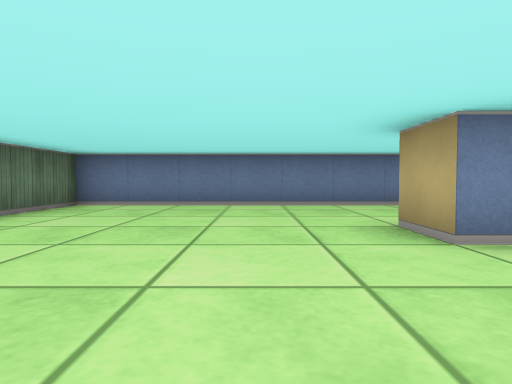
view 1 (above)

13 first-person views from a walk through a cub3D level. The camera is about half as high as the walls, tilts 2° down and sees 75° across. The floor is counted in squares. Each view is taken from the middle of a square. On the plan, view 1 faces up. The plan holds only what a view shows up to about 9 squares ahead; the rest is blank.

view 2
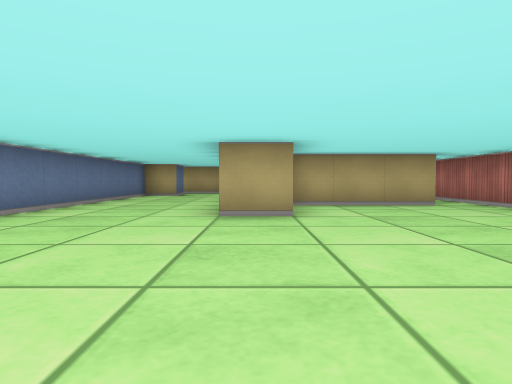

view 3
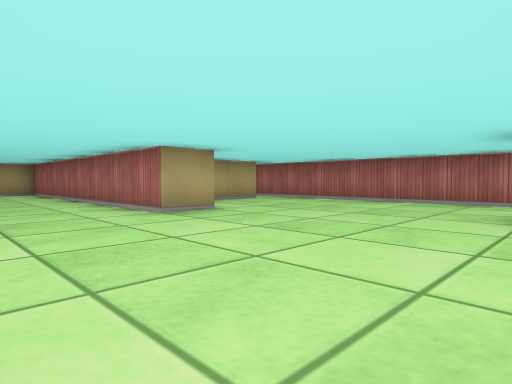

view 4
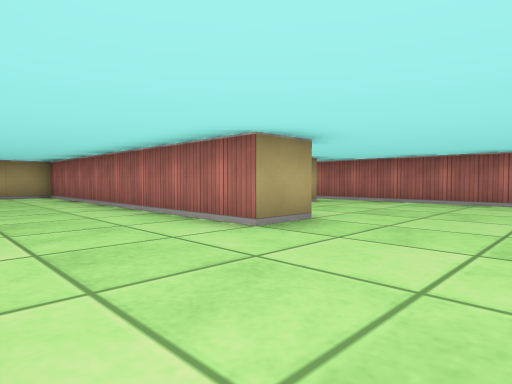

view 5
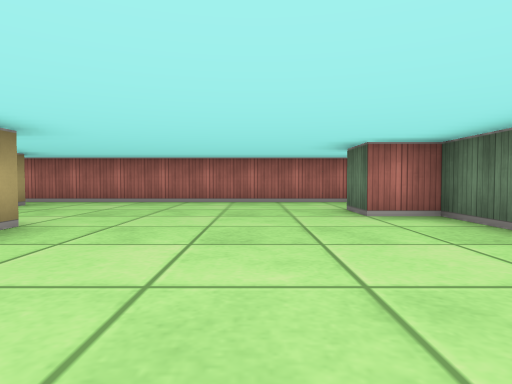

view 6
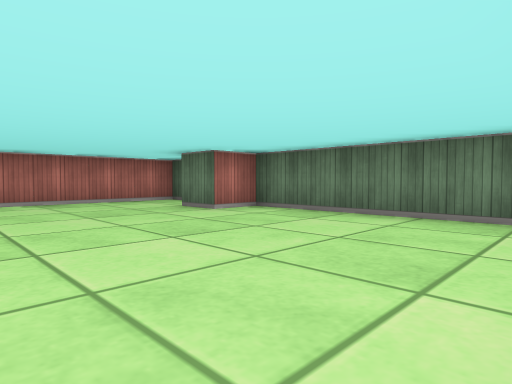

view 7
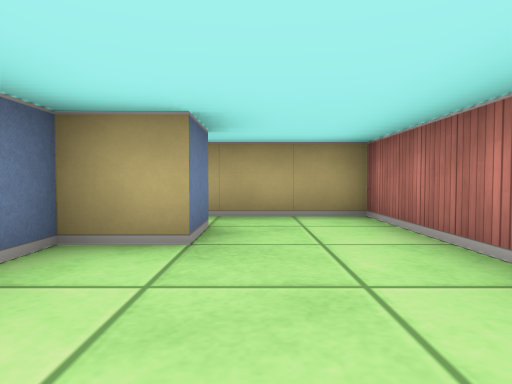

view 8
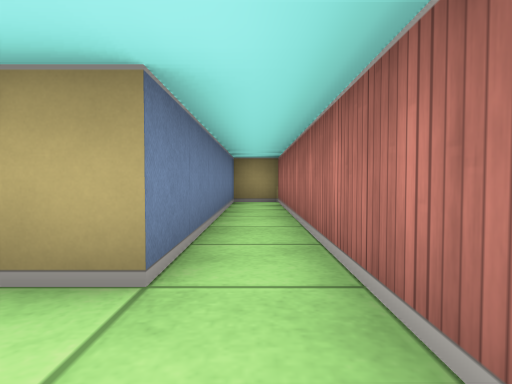

view 9
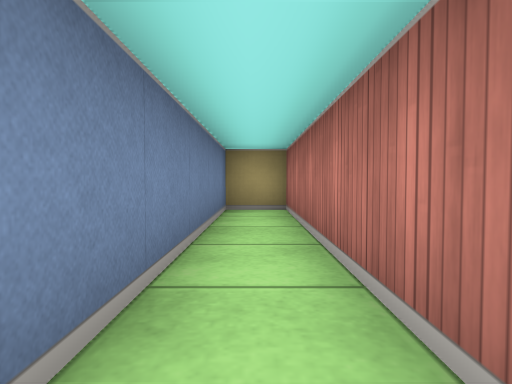

view 10
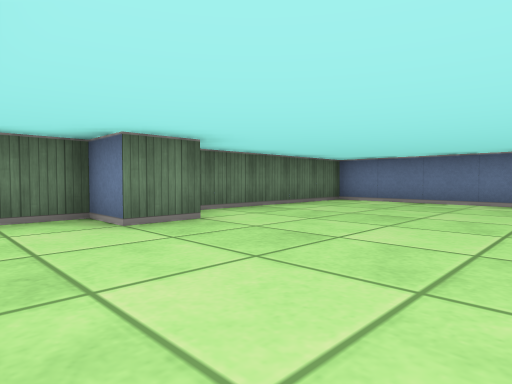

view 11
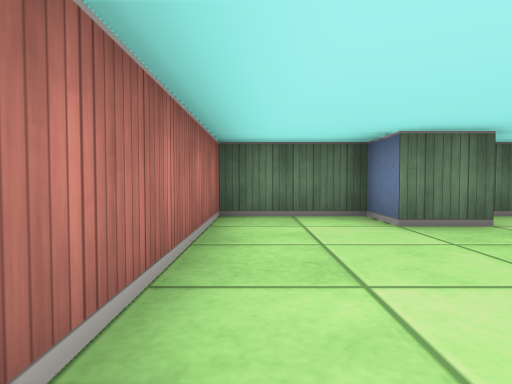

view 12
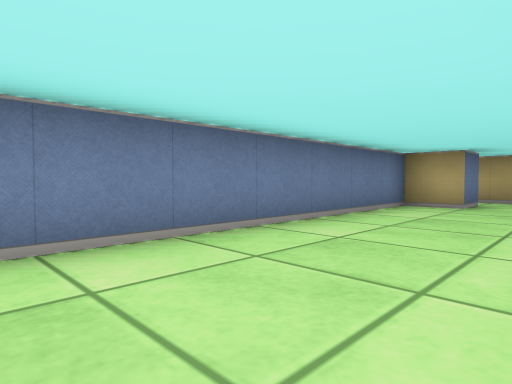

view 13
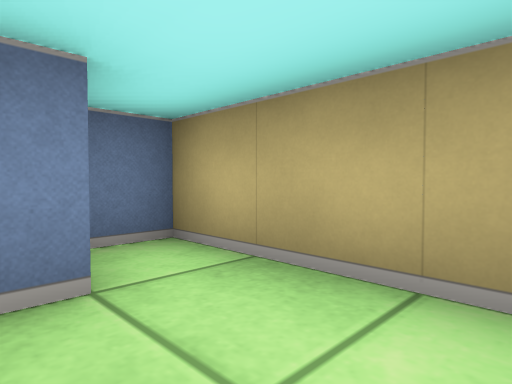

### Floor plan
Points are (right, up) in squares from view 1. A wall is a line through its corners. A room is listed if a view was taken in it or the views show most of it. See-through windows are left out.
Room 1 (views 1, 2, 3, 4, 5, 6, 7, 8, 9, 10, 11, 12, 13)
walls: (2, 2.5) (1.5, 2.5) (1.5, 3.5) (9.5, 3.5) (9.5, 6.5) (8.8, 6.5); (8.6, 5.5) (7.5, 5.5) (7.5, 6.5) (-3.5, 6.5) (-3.5, 1.5) (-2.5, 1.5) (-2.5, 0.5) (-3.5, 0.5) (-3.5, -1.5) (9.5, -1.5) (9.5, -0.5) (3.5, -0.5) (3.5, 2.4)

Positions as (right, up) in squares from view 1, and headings:
1: (0, 0), facing up
2: (-3, 3), facing right
3: (-3, 6), facing down-right
4: (-1, 6), facing down-right
5: (-1, 6), facing down
6: (1, 6), facing down-left
7: (5, 5), facing right
8: (2, -1), facing right
9: (4, -1), facing right
10: (1, -1), facing up-left
11: (1, -1), facing left
12: (1, 4), facing up-right
13: (8, 4), facing up-right
